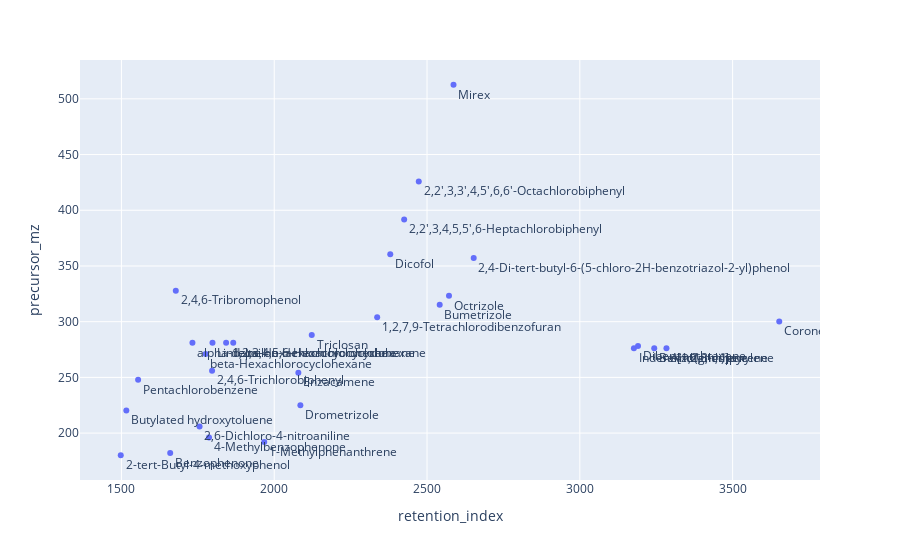

Source (notebook cell):
### Code cell
fig = px.scatter(data, x="retention_index", y="precursor_mz", text=data["name"])
fig.update_traces(textposition="bottom right")


fig.show()

### Figure 1 — Plotly figure (JSON) as saved in the notebook; plotly's stock layout.template omitted (floating-point values rounded to 4 significant figures)
{"data": [{"hovertemplate": "retention_index=%{x}<br>precursor_mz=%{y}<br>name=%{text}<extra></extra>", "legendgroup": "", "marker": {"color": "#636efa", "symbol": "circle"}, "mode": "markers+text", "name": "", "orientation": "v", "showlegend": false, "text": ["Indeno[1,2,3-cd]pyrene", "Benzo(g,h,i)perylene", "Anthanthrene", "Dibenzanthracene", "Coronene", "Dicofol", "Benzophenone", "2-tert-Butyl-4-methoxyphenol", "Butylated hydroxytoluene", "Bumetrizole", "4-Methylbenzophenone", "2,4,6-Tribromophenol", "2,6-Dichloro-4-nitroaniline", "1-Methylphenanthrene", "Triclosan", "Drometrizole", "Enzacamene", "2,4-Di-tert-butyl-6-(5-chloro-2H-benzotriazol-2-yl)phenol", "Octrizole", "1,2,7,9-Tetrachlorodibenzofuran", "2,2',3,4,5,5',6-Heptachlorobiphenyl", "2,4,6-Trichlorobiphenyl", "2,2',3,3',4,5',6,6'-Octachlorobiphenyl", "Mirex", "beta-Hexachlorocyclohexane", "alpha-1,2,3,4,5,6-Hexachlorocyclohexane", "Lindane", "delta-Hexachlorocyclohexane", "epsilon-Hexachlorocyclohexane", "Pentachlorobenzene"], "textposition": "bottom right", "type": "scatter", "x": [3177, 3244.0, 3284.0, 3190.0, 3653.0, 2380.0, 1660.0, 1498.0, 1516.0, 2542.0, 1787.0, 1678.0, 1756.0, 1967.0, 2123.0, 2086.0, 2079, 2653.0, 2572.0, 2337.0, 2425.0, 1797.0, 2473, 2587.0, 1776.0, 1732.0, 1798, 1843.0, 1866.0, 1555.0], "xaxis": "x", "y": [276.1, 276.1, 276.1, 278.1, 300.1, 360.6, 182.1, 180.1, 220.2, 315.1, 196.1, 327.8, 206.0, 192.1, 288.0, 225.1, 254.2, 357.2, 323.2, 303.9, 391.8, 256.0, 425.8, 512.6, 271.0, 281.1, 281.1, 281.1, 281.1, 247.9], "yaxis": "y"}], "layout": {"legend": {"tracegroupgap": 0}, "margin": {"t": 60}, "xaxis": {"anchor": "y", "domain": [0, 1], "title": {"text": "retention_index"}}, "yaxis": {"anchor": "x", "domain": [0, 1], "title": {"text": "precursor_mz"}}}}
